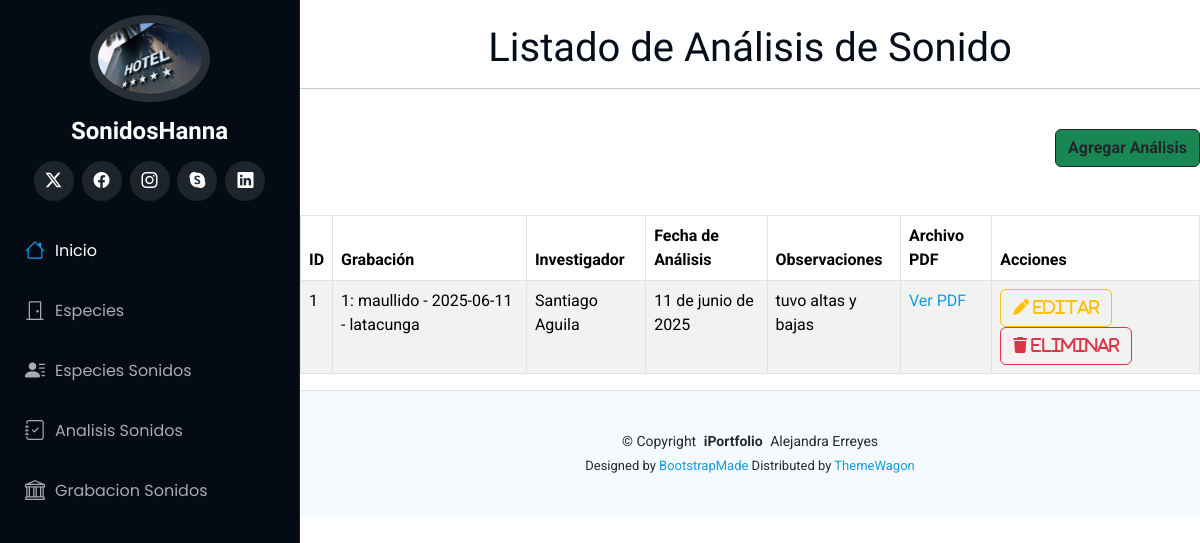
Page /analisissonido/ on the earlier database version.
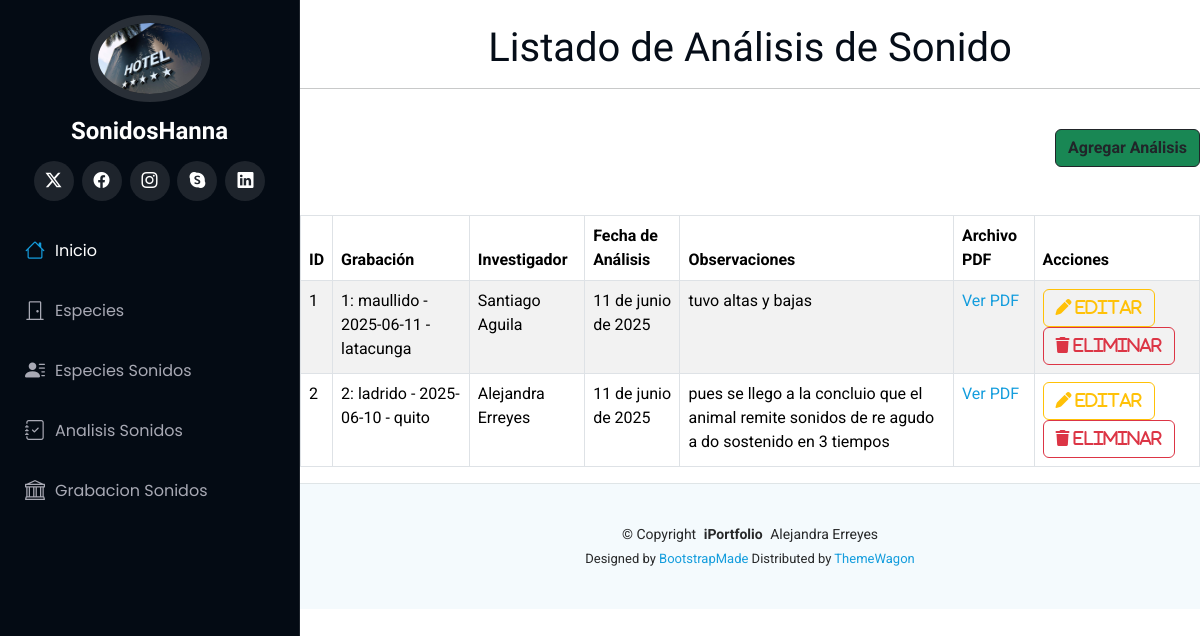
Same page on the later database version.
### Aplicaciones/AnalisisSonidos/models.py (models this page shows, shortened)
class AnalisisSonido(models.Model):
    id = models.AutoField(primary_key=True)
    grabacion = models.ForeignKey(GrabacionSonido, on_delete=models.CASCADE)
    investigador = models.CharField(max_length=100)
    fecha_analisis = models.DateField()
    observaciones = models.TextField()
    pdf_resultados = models.FileField(upload_to='resultados_pdf/', null=True, blank=True)

### Aplicaciones/GrabacionSonidos/models.py (models this page shows)
class GrabacionSonido(models.Model):
    id = models.AutoField(primary_key=True)
    especie_sonido = models.ForeignKey(EspecieSonido, on_delete=models.CASCADE)
    fecha = models.DateField()
    ubicacion = models.CharField(max_length=100)
    archivo_audio = models.FileField(upload_to='audios/', null=True, blank=True)
    def __str__(self):
        fila = "{0}: {1} - {2} - {3}"
        return fila.format(self.id, self.especie_sonido.tipo_sonido, self.fecha, self.ubicacion)

### Aplicaciones/EspeciesSonidos/models.py (models this page shows, shortened)
class EspecieSonido(models.Model):
    id = models.AutoField(primary_key=True)
    especie = models.ForeignKey(Especie, on_delete=models.CASCADE)
    tipo_sonido = models.CharField(max_length=100)
    descripcion = models.TextField()
    pdf_estudio = models.FileField(upload_to='pdf_estudios/', null=True, blank=True)

### Aplicaciones/AnalisisSonidos/views.py (the view)
# urls.py: path('', views.inicioAnalisisSonido),
def inicioAnalisisSonido(request):
    analisis = AnalisisSonido.objects.all()
    return render(request, "inicioAnalisisSonido.html", {'analisis': analisis})

### Aplicaciones/AnalisisSonidos/templates/inicioAnalisisSonido.html (shortened to what this page needs)
{% extends './plantilla.html' %}
{% block contenido %}
<br>
<h1 style="text-align: center;">Listado de Análisis de Sonido</h1>
<hr>
<br>
<div class="text-end">
    <a href="nuevoAnalisisSonido" class="btn btn-dark bg-success text-dark"><b>Agregar Análisis</b></a>
</div>
<br><br>
<table class="table table-bordered table-striped table-hover">
    <thead class="bg-success">
        <tr>
            <th>ID</th>
            <th>Grabación</th>
            <th>Investigador</th>
            <th>Fecha de Análisis</th>
            <th>Observaciones</th>
            <th>Archivo PDF</th>
            <th>Acciones</th>
        </tr>
    </thead>
    <tbody>
        {% for a in analisis %}
        <tr>
            <td>{{ a.id }}</td>
            <td>{{ a.grabacion }}</td>
            <td>{{ a.investigador }}</td>
            <td>{{ a.fecha_analisis }}</td>
            <td>{{ a.observaciones }}</td>
            <td>
                {% if a.pdf_resultados %}
                <a href="{{ a.pdf_resultados.url }}" target="_blank">Ver PDF</a>
                {% else %}
                Sin archivo
                {% endif %}
            </td>
            <td>
                <a href="editarAnalisisSonido/{{ a.id }}" class="btn btn-outline-warning">
                    <i class="fa fa-pen"> editar</i>
                </a>
                <a href="#" class="btn btn-outline-danger" onclick="confirmarEliminacion('{{ a.id }}')">
                    <i class="fa fa-trash"> eliminar</i>
                </a>
            </td>
        </tr>
        {% endfor %}
    </tbody>
</table>
{% endblock %}

### Aplicaciones/Especies/templates/plantilla.html (shortened to what this page needs)
{% load static %}
<!DOCTYPE html>
<html lang="es">
<head>
  <link rel="stylesheet" href="https://cdnjs.cloudflare.com/ajax/libs/font-awesome/6.7.2/css/all.min.css" />
  <link href="{% static 'plantilla/Portafolio/assets/vendor/bootstrap/css/bootstrap.min.css' %}" rel="stylesheet">
  <link href="{% static 'plantilla/Portafolio/assets/vendor/bootstrap-icons/bootstrap-icons.css' %}" rel="stylesheet">
  <link href="{% static 'plantilla/Portafolio/assets/vendor/aos/aos.css' %}" rel="stylesheet">
  <link href="{% static 'plantilla/Portafolio/assets/vendor/glightbox/css/glightbox.min.css' %}" rel="stylesheet">
  <link href="{% static 'plantilla/Portafolio/assets/vendor/swiper/swiper-bundle.min.css' %}" rel="stylesheet">
  <link href="{% static 'plantilla/Portafolio/assets/css/main.css' %}" rel="stylesheet">
</head>
<body class="index-page">
  <header id="header" class="header dark-background d-flex flex-column">
    <div class="profile-img">
      <img src="{% static 'img/foto1.jpg' %}" alt="" class="img-fluid rounded-circle">
    </div>
    <a href="#" class="logo d-flex align-items-center justify-content-center">
      <h1 class="sitename">SonidosHanna</h1>
    </a>
    <div class="social-links text-center">
      <a href="#" class="twitter"><i class="bi bi-twitter-x"></i></a>
      <a href="#" class="facebook"><i class="bi bi-facebook"></i></a>
      <a href="#" class="instagram"><i class="bi bi-instagram"></i></a>
      <a href="#" class="google-plus"><i class="bi bi-skype"></i></a>
      <a href="#" class="linkedin"><i class="bi bi-linkedin"></i></a>
    </div>
    <nav id="navmenu" class="navmenu">
      <ul>
        <li><a href="#" class="active"><i class="bi bi-house navicon"></i> Inicio</a></li>
        <li><a href="/"><i class="bi bi-door-closed navicon"></i> Especies</a></li>
        <li><a href="/especiesonido/"><i class="bi bi-person-lines-fill navicon"></i> Especies Sonidos</a></li>
        <li><a href="/grabacionsonido/"><i class="bi bi-journal-check navicon"></i> Analisis Sonidos</a></li>
        <li><a href="/analisissonido/"><i class="bi bi-bank navicon"></i> Grabacion Sonidos</a></li>
      </ul>
    </nav>
  </header>
  <main class="main">
        {% block contenido%}
        {% endblock %}
    <footer id="footer" class="footer position-relative light-background">
    <div class="container">
      <div class="copyright text-center ">
        <p>© <span>Copyright</span> <strong class="px-1 sitename">iPortfolio</strong> <span>Alejandra Erreyes</span></p>
      </div>
      <div class="credits">
        Designed by <a href="https://bootstrapmade.com/">BootstrapMade</a> Distributed by <a href="https://themewagon.com">ThemeWagon</a>
      </div>
    </div>
  </footer>
</body>
</html>

### SonidosAE/static/plantilla/Portafolio/assets/css/main.css (style rules this page uses)
:root { --default-font: "Roboto", system-ui, -apple-system, "Segoe UI", Roboto, "Helvetica Neue", Arial, "Noto Sans", "Liberation Sans", sans-serif, "Apple Color Emoji", "Segoe UI Emoji", "Segoe UI Symbol", "Noto Color Emoji"; --heading-font: "Raleway", sans-serif; --nav-font: "Poppins", sans-serif; }
:root { --background-color: #ffffff; --default-color: #272829; --heading-color: #050d18; --accent-color: #149ddd; --surface-color: #ffffff; --contrast-color: #ffffff; }
:root { --nav-color: #a8a9b4; --nav-hover-color: #ffffff; --nav-mobile-background-color: #040b14; --nav-dropdown-background-color: #040b14; --nav-dropdown-color: #a8a9b4; --nav-dropdown-hover-color: #ffffff; }
.light-background { --background-color: #f4fafd; --surface-color: #ffffff; }
.dark-background { --background-color: #040b14; --default-color: #ffffff; --heading-color: #ffffff; --surface-color: #151f2b; --contrast-color: #ffffff; }
:root { scroll-behavior: smooth; }
body { color: var(--default-color); background-color: var(--background-color); font-family: var(--default-font); }
a { color: var(--accent-color); text-decoration: none; transition: 0.3s; }
h1, h2, h3, h4, h5, h6 { color: var(--heading-color); font-family: var(--heading-font); }
.header { color: var(--default-color); background-color: var(--background-color); position: fixed; top: 0; left: 0; bottom: 0; padding: 0 15px; width: 300px; transition: all ease-in-out 0.3s; overflow-y: auto; z-index: 997; border-right: 1px solid color-mix(in srgb, var(--default-color), transparent 90%); }
.header .profile-img img { margin: 15px auto; display: block; width: 120px; border: 8px solid color-mix(in srgb, var(--default-color), transparent 85%); }
.header .logo { line-height: 1; margin-bottom: 15px; }
.header .logo h1 { font-size: 24px; margin: 0; font-weight: 700; color: var(--heading-color); }
.header .social-links { margin: 0 0 20px 0; }
.header .social-links a { font-size: 16px; display: inline-flex; align-items: center; justify-content: center; background: color-mix(in srgb, var(--default-color), transparent 90%); color: var(--default-color); margin: 0 2px; border-radius: 50%; text-align: center; width: 40px; height: 40px; transition: 0.3s; }
@media (min-width: 1200px) { .header~main, .header~#footer { margin-left: 300px; } }
.navmenu { padding: 0; z-index: 9997; }
.navmenu ul { list-style: none; padding: 0 0 20px 0; margin: 0; }
.navmenu a, .navmenu a:focus { color: var(--nav-color); padding: 15px 10px; font-family: var(--nav-font); font-size: 16px; font-weight: 400; display: flex; align-items: center; white-space: nowrap; transition: 0.3s; width: 100%; }
.navmenu a .navicon, .navmenu a:focus .navicon { font-size: 20px; margin-right: 10px; }
.navmenu a:hover, .navmenu .active, .navmenu .active:focus { color: var(--nav-hover-color); }
.navmenu a:hover .navicon, .navmenu .active .navicon, .navmenu .active:focus .navicon { color: var(--accent-color); }
.footer { color: var(--default-color); background-color: var(--background-color); font-size: 14px; padding: 40px 0; position: relative; border-top: 1px solid color-mix(in srgb, var(--default-color), transparent 90%); }
.footer .copyright p { margin-bottom: 0; }
.footer .credits { margin-top: 4px; font-size: 13px; text-align: center; }

Differences in the rows shown:
added AnalisisSonido: id "2", grabacion "2: ladrido - 2025-06-10 - quito", investigador "Alejandra Erreyes", fecha_analisis "11 de junio de 2025", observaciones "pues se llego a la concluio que el animal remite sonidos de re agudo a do sostenido en 3 tiempos"
